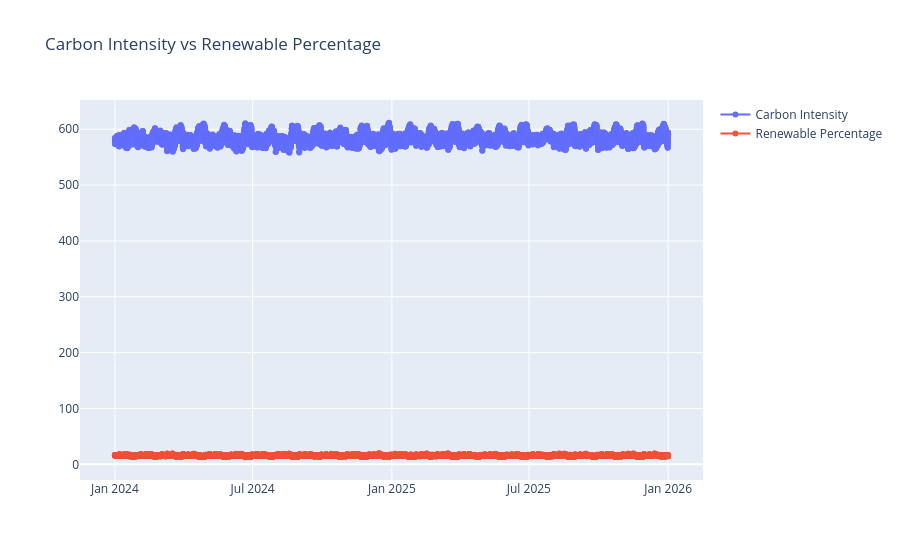

Write notebook code for a chart like this one.
### Code cell
import plotly.graph_objs as go

# Read in the data
df = pd.read_csv('../data/processed/dataset_CI_RE_2024_2025_cleaned.csv')

# Create a trace for the carbon intensity
trace1 = go.Scatter(x=df['datetime'], y=df['carbon_intensity'], name='Carbon Intensity', mode='lines+markers')

# Create a trace for the renewable percentage
trace2 = go.Scatter(x=df['datetime'], y=df['renewable_percentage'], name='Renewable Percentage', mode='lines+markers')

# Create a figure and add both traces to it
fig = go.Figure()
fig.add_trace(trace1)
fig.add_trace(trace2)

# Set the title of the graph
fig.update_layout(title='Carbon Intensity vs Renewable Percentage')

# Display the graph
fig.show()

### Figure 1 — Plotly figure (JSON) as saved in the notebook; plotly's stock layout.template omitted (floating-point values rounded to 4 significant figures; data arrays with more than 128 entries replaced by an {"elided": "..."} marker saying what was removed)
{"data": [{"mode": "lines+markers", "name": "Carbon Intensity", "type": "scatter", "x": {"elided": "17544 str values"}, "y": {"elided": "17544 float values"}}, {"mode": "lines+markers", "name": "Renewable Percentage", "type": "scatter", "x": {"elided": "17544 str values"}, "y": {"elided": "17544 float values"}}], "layout": {"title": {"text": "Carbon Intensity vs Renewable Percentage"}}}
